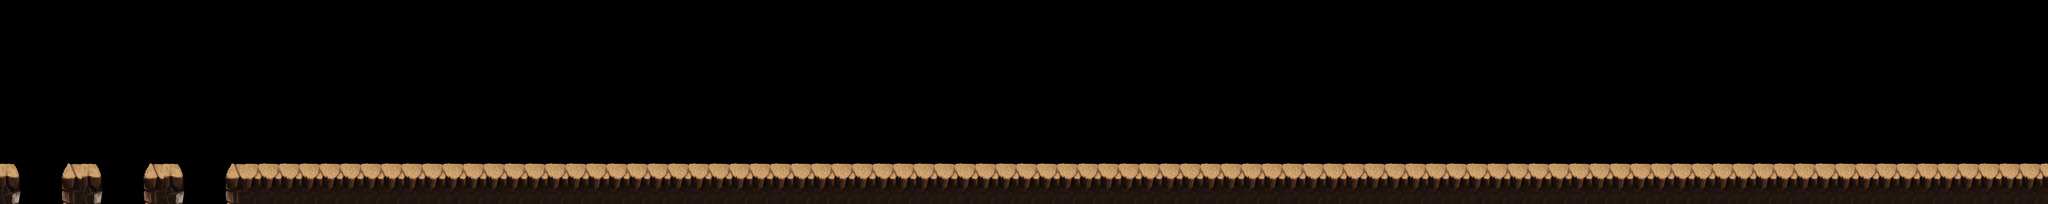

The image is a tile-based game level rendered from a .tmx file. Its description and source (layers, tilesets, objects; grid data summarised) follow:
An orthogonal 100x10 tile map with 64x64 px tiles, 2 tile layers (bg, platform), 3 tilesets and 86 objects.

<map version="1.4" tiledversion="2020.11.25" orientation="orthogonal" renderorder="right-down" width="100" height="10" tilewidth="64" tileheight="64" infinite="0" nextlayerid="6" nextobjectid="267">
 <tileset firstgid="1" source="../bg_cell_block.tsx" />
 <tileset firstgid="12" source="../item.tsx" />
 <tileset firstgid="73" source="../bg_cell_bg.tsx" />
 <layer id="1" name="bg" width="100" height="10">
  <data>[1000 cells, 12 non-empty, 1 distinct tile ids]</data>
 </layer>
 <layer id="2" name="platform" width="100" height="10">
  <data>[1000 cells, 194 non-empty, 7 distinct tile ids]</data>
 </layer>
 <objectgroup id="3" name="object_obstacle">
  <object id="1" gid="11" x="1632" y="449" width="210" height="602" />
  <object id="2" gid="11" x="1840" y="448" width="210" height="602" />
  <object id="3" gid="11" x="2048" y="449" width="210" height="602" />
  <object id="4" gid="11" x="2256" y="448" width="210" height="602" />
  <object id="5" gid="4" x="720" y="544" width="90" height="111" />
  <object id="6" gid="4" x="800" y="560" width="90" height="111" />
  <object id="7" gid="9" x="2941.33" y="348" width="138" height="602" />
  <object id="8" gid="9" x="3088" y="304" width="138" height="602" />
  <object id="9" gid="9" x="3246.67" y="350.667" width="138" height="602" />
  <object id="16" gid="11" x="4395.33" y="432" width="210" height="602" />
 </objectgroup>
 <objectgroup id="4" name="object_item">
  <object id="40" gid="70" x="5506" y="432" width="154" height="148" />
  <object id="41" gid="70" x="5671" y="431" width="154" height="148" />
  <object id="42" gid="72" x="2720" y="352" width="114" height="114" />
  <object id="43" gid="13" x="4161" y="498" width="66" height="66" />
  <object id="44" gid="13" x="3939" y="188" width="66" height="66" />
  <object id="45" gid="13" x="4004" y="222" width="66" height="66" />
  <object id="46" gid="13" x="3692" y="385" width="66" height="66" />
  <object id="47" gid="13" x="4075" y="313" width="66" height="66" />
  <object id="48" gid="13" x="3874" y="188" width="66" height="66" />
  <object id="49" gid="13" x="3731" y="313" width="66" height="66" />
  <object id="50" gid="13" x="3808" y="222" width="66" height="66" />
  <object id="51" gid="13" x="4119" y="385" width="66" height="66" />
  <object id="52" gid="13" x="3649" y="498" width="66" height="66" />
  <object id="53" gid="13" x="4802" y="498" width="66" height="66" />
  <object id="54" gid="13" x="5092" y="188" width="66" height="66" />
  <object id="55" gid="13" x="5314" y="498" width="66" height="66" />
  <object id="56" gid="13" x="5314" y="498" width="66" height="66" />
  <object id="57" gid="13" x="4884" y="313" width="66" height="66" />
  <object id="58" gid="13" x="5027" y="188" width="66" height="66" />
  <object id="59" gid="13" x="4845" y="385" width="66" height="66" />
  <object id="60" gid="13" x="5228" y="313" width="66" height="66" />
  <object id="61" gid="13" x="4961" y="222" width="66" height="66" />
  <object id="62" gid="13" x="5272" y="385" width="66" height="66" />
  <object id="63" gid="13" x="5157" y="222" width="66" height="66" />
  <object id="69" gid="17" x="1288" y="288" width="114" height="114" />
  <object id="70" gid="13" x="4225" y="498" width="66" height="66" />
  <object id="71" gid="13" x="4353" y="529" width="66" height="66" />
  <object id="72" gid="13" x="4289" y="529" width="66" height="66" />
  <object id="73" gid="13" x="4545" y="527" width="66" height="66" />
  <object id="74" gid="13" x="4481" y="529" width="66" height="66" />
  <object id="75" gid="13" x="4738" y="498" width="66" height="66" />
  <object id="76" gid="13" x="4417" y="529" width="66" height="66" />
  <object id="77" gid="13" x="4609" y="527" width="66" height="66" />
  <object id="78" gid="13" x="4673" y="514" width="66" height="66" />
  <object id="162" gid="13" x="594" y="333" width="66" height="66" />
  <object id="163" gid="13" x="1024" y="518" width="66" height="66" />
  <object id="164" gid="13" x="555" y="405" width="66" height="66" />
  <object id="165" gid="13" x="737" y="208" width="66" height="66" />
  <object id="166" gid="13" x="938" y="333" width="66" height="66" />
  <object id="167" gid="13" x="512" y="518" width="66" height="66" />
  <object id="168" gid="13" x="671" y="242" width="66" height="66" />
  <object id="169" gid="13" x="982" y="405" width="66" height="66" />
  <object id="170" gid="13" x="802" y="208" width="66" height="66" />
  <object id="171" gid="13" x="1024" y="518" width="66" height="66" />
  <object id="172" gid="13" x="867" y="242" width="66" height="66" />
  <object id="173" gid="16" x="6274" y="352" width="66" height="66" />
  <object id="174" gid="16" x="6082" y="352" width="66" height="66" />
  <object id="175" gid="21" x="6338" y="288" width="66" height="66" />
  <object id="178" gid="16" x="6274" y="416" width="66" height="66" />
  <object id="179" gid="16" x="6210" y="480" width="66" height="66" />
  <object id="180" gid="21" x="5890" y="352" width="66" height="66" />
  <object id="181" gid="16" x="6210" y="352" width="66" height="66" />
  <object id="182" gid="16" x="6146" y="416" width="66" height="66" />
  <object id="184" gid="21" x="5954" y="480" width="66" height="66" />
  <object id="185" gid="16" x="6146" y="480" width="66" height="66" />
  <object id="186" gid="21" x="5890" y="480" width="66" height="66" />
  <object id="188" gid="21" x="5954" y="288" width="66" height="66" />
  <object id="189" gid="16" x="6210" y="416" width="66" height="66" />
  <object id="192" gid="21" x="6018" y="288" width="66" height="66" />
  <object id="193" gid="21" x="5890" y="288" width="66" height="66" />
  <object id="195" gid="16" x="6082" y="480" width="66" height="66" />
  <object id="196" gid="21" x="6018" y="352" width="66" height="66" />
  <object id="197" gid="21" x="6338" y="480" width="66" height="66" />
  <object id="198" gid="21" x="6018" y="480" width="66" height="66" />
  <object id="199" gid="21" x="5890" y="416" width="66" height="66" />
  <object id="201" gid="21" x="5954" y="352" width="66" height="66" />
  <object id="203" gid="16" x="6082" y="416" width="66" height="66" />
  <object id="204" gid="21" x="6018" y="416" width="66" height="66" />
  <object id="205" gid="21" x="6338" y="352" width="66" height="66" />
  <object id="206" gid="16" x="6146" y="352" width="66" height="66" />
  <object id="207" gid="21" x="6338" y="416" width="66" height="66" />
  <object id="208" gid="21" x="5954" y="416" width="66" height="66" />
  <object id="209" gid="16" x="6274" y="480" width="66" height="66" />
 </objectgroup>
 <objectgroup id="5" name="object_monster">
  <object id="263" gid="2" x="3952" y="464" width="115" height="118" />
  <object id="264" gid="2" x="3824" y="448" width="115" height="118" />
  <object id="265" gid="2" x="5056" y="448" width="115" height="118" />
 </objectgroup>
</map>
